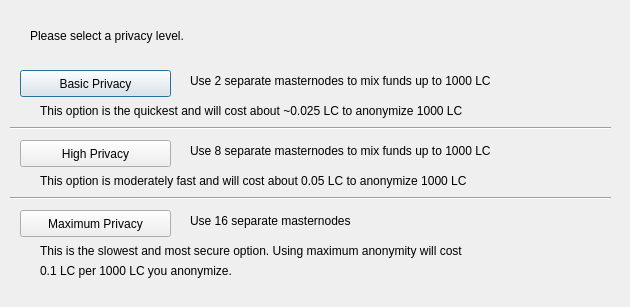
<?xml version="1.0" encoding="UTF-8"?>
<ui version="4.0">
 <class>DarksendConfig</class>
 <widget class="QDialog" name="DarksendConfig">
  <property name="geometry">
   <rect>
    <x>0</x>
    <y>0</y>
    <width>630</width>
    <height>307</height>
   </rect>
  </property>
  <property name="windowTitle">
   <string>Configure Darksend</string>
  </property>
  <widget class="QPushButton" name="buttonBasic">
   <property name="geometry">
    <rect>
     <x>20</x>
     <y>70</y>
     <width>151</width>
     <height>27</height>
    </rect>
   </property>
   <property name="text">
    <string>Basic Privacy</string>
   </property>
  </widget>
  <widget class="QPushButton" name="buttonHigh">
   <property name="geometry">
    <rect>
     <x>20</x>
     <y>140</y>
     <width>151</width>
     <height>27</height>
    </rect>
   </property>
   <property name="text">
    <string>High Privacy</string>
   </property>
  </widget>
  <widget class="QPushButton" name="buttonMax">
   <property name="geometry">
    <rect>
     <x>20</x>
     <y>210</y>
     <width>151</width>
     <height>27</height>
    </rect>
   </property>
   <property name="text">
    <string>Maximum Privacy</string>
   </property>
  </widget>
  <widget class="QLabel" name="label">
   <property name="geometry">
    <rect>
     <x>30</x>
     <y>20</y>
     <width>571</width>
     <height>31</height>
    </rect>
   </property>
   <property name="text">
    <string>Please select a privacy level.</string>
   </property>
  </widget>
  <widget class="QLabel" name="label_2">
   <property name="geometry">
    <rect>
     <x>190</x>
     <y>70</y>
     <width>421</width>
     <height>21</height>
    </rect>
   </property>
   <property name="text">
    <string>Use 2 separate masternodes to mix funds up to 1000 LC</string>
   </property>
  </widget>
  <widget class="QLabel" name="label_3">
   <property name="geometry">
    <rect>
     <x>190</x>
     <y>140</y>
     <width>411</width>
     <height>21</height>
    </rect>
   </property>
   <property name="text">
    <string>Use 8 separate masternodes to mix funds up to 1000 LC</string>
   </property>
  </widget>
  <widget class="QLabel" name="label_4">
   <property name="geometry">
    <rect>
     <x>190</x>
     <y>210</y>
     <width>421</width>
     <height>21</height>
    </rect>
   </property>
   <property name="text">
    <string>Use 16 separate masternodes</string>
   </property>
  </widget>
  <widget class="QLabel" name="label_6">
   <property name="geometry">
    <rect>
     <x>40</x>
     <y>100</y>
     <width>561</width>
     <height>21</height>
    </rect>
   </property>
   <property name="text">
    <string>This option is the quickest and will cost about ~0.025 LC to anonymize 1000 LC</string>
   </property>
  </widget>
  <widget class="QLabel" name="label_7">
   <property name="geometry">
    <rect>
     <x>40</x>
     <y>170</y>
     <width>561</width>
     <height>21</height>
    </rect>
   </property>
   <property name="text">
    <string>This option is moderately fast and will cost about 0.05 LC to anonymize 1000 LC</string>
   </property>
  </widget>
  <widget class="QLabel" name="label_8">
   <property name="geometry">
    <rect>
     <x>40</x>
     <y>240</y>
     <width>561</width>
     <height>21</height>
    </rect>
   </property>
   <property name="text">
    <string>This is the slowest and most secure option. Using maximum anonymity will cost</string>
   </property>
  </widget>
  <widget class="QLabel" name="label_9">
   <property name="geometry">
    <rect>
     <x>40</x>
     <y>260</y>
     <width>561</width>
     <height>21</height>
    </rect>
   </property>
   <property name="text">
    <string>0.1 LC per 1000 LC you anonymize.</string>
   </property>
  </widget>
  <widget class="Line" name="line">
   <property name="geometry">
    <rect>
     <x>10</x>
     <y>120</y>
     <width>601</width>
     <height>16</height>
    </rect>
   </property>
   <property name="orientation">
    <enum>Qt::Horizontal</enum>
   </property>
  </widget>
  <widget class="Line" name="line_2">
   <property name="geometry">
    <rect>
     <x>10</x>
     <y>190</y>
     <width>601</width>
     <height>16</height>
    </rect>
   </property>
   <property name="orientation">
    <enum>Qt::Horizontal</enum>
   </property>
  </widget>
 </widget>
 <resources/>
 <connections/>
</ui>
